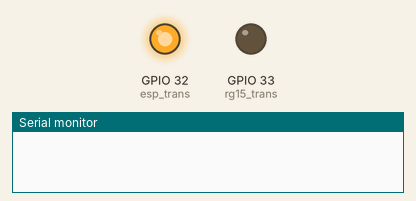
A sketch run on a simulated ESP32. Parts: output pins drawn as LEDs (lit = HIGH), the last lines printed to the serial monitor.

Above: at 0.5 s.
At 5.0 s:
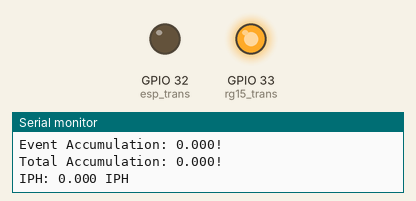
Timing chart, 0 to 6.9 s (numbered marks = the images above):
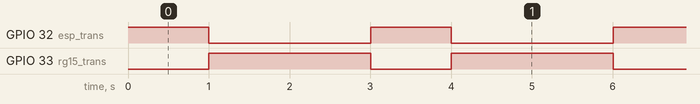

The sketch:

rg15_esp2_self.ino
```cpp
#include <SoftwareSerial.h>
#define esp_trans 32
#define rg15_trans 33
float acc;
SoftwareSerial mod(26, 27); // RX=26 , TX =27
void setup() {
  Serial.begin(115200);
  mod.begin(9600);
  pinMode(esp_trans, OUTPUT);
  pinMode(rg15_trans, OUTPUT);
}


void loop() {
  digitalWrite(esp_trans,HIGH);
  digitalWrite(rg15_trans,LOW);

  mod.write('r');
  mod.write('\n');

  delay(1000);

  digitalWrite(esp_trans,LOW);
  digitalWrite(rg15_trans,HIGH);

  String response = mod.readStringUntil('\n');

  char acc[7], eventAcc[7], totalAcc[7], rInt[7], unit[4];
  sscanf (response.c_str(),"%*s %s %[^,] , %*s %s %*s %*s %s %*s %*s %s", &acc, &unit, &eventAcc, &totalAcc, &rInt);

  Serial.print("Accumulation: ");
  Serial.print(atof (acc),3);
  Serial.println(unit);
  Serial.print("Event Accumulation: ");
  Serial.print(atof (eventAcc),3);
  Serial.println(unit);
  Serial.print("Total Accumulation: ");
  Serial.print(atof (totalAcc),3);
  Serial.println(unit);
  Serial.print("IPH: ");
  Serial.print(atof (rInt), 3);
  Serial.println(" IPH\n");
  delay(1000);
}
```

Measured:
- by itself, GPIO 32 (esp_trans): alternates HIGH for 1.0 s and LOW for 2.0 s
- by itself, GPIO 33 (rg15_trans): alternates HIGH for 2.0 s and LOW for 1.0 s
